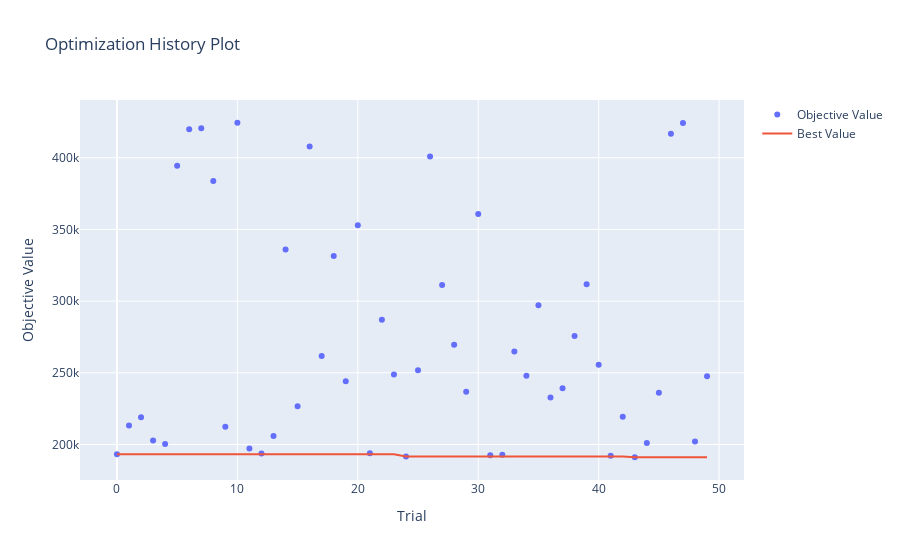
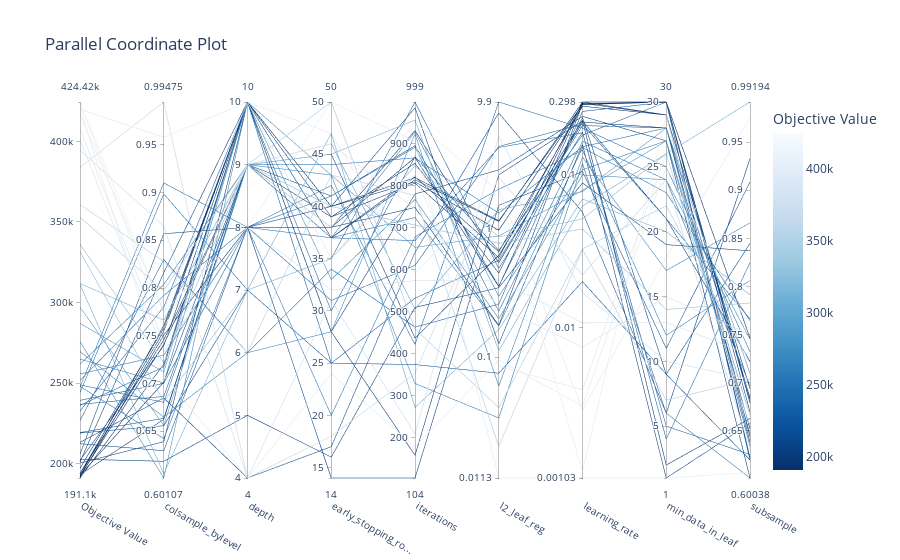
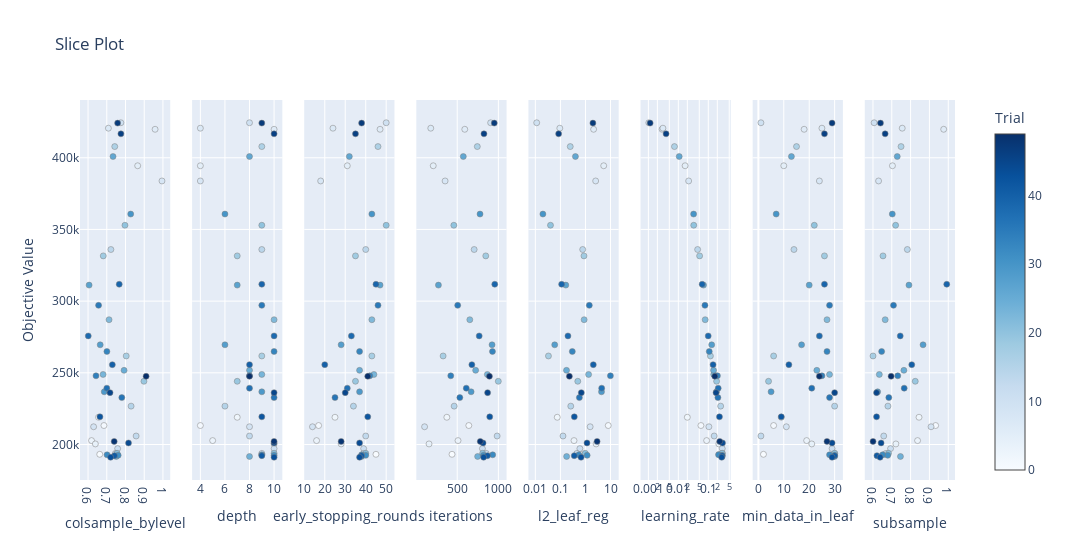

Notebook source saved alongside these figures, in order:
### Code cell
#CATBOOST OPTUNA WITH ONEHOTENCODING
price_column = df['price'] # Store price before dropping categorical columns

# Now, drop the original categorical columns and set X and y
# (The previous concat operation handled this by only taking numeric and one-hot)
# So, X should be the combined numeric and one-hot df
X = df.copy()
# Re-add price column from original df if it was removed
# Assuming price was NOT in `numeric_columns` or `categorical_columns`
# and it was implicitly left out of the `df_numeric` selection.
# If `price` is truly only the target, it shouldn't be in `X`.
if 'price' in X.columns:
    y = X.pop("price") # Extract price as target and remove from features
else:
    # This scenario means 'price' was likely excluded from numeric_columns
    # and not part of categorical_columns. We need to get it from the original df.
    y = pd.read_csv("data/nonull_smalldata.csv")["price"]
    # Adjust X to ensure index alignment with y if `df` (X) was re-created without `price`
    X = df.copy() # X now contains only features

# Align indices just in case
X.reset_index(drop=True, inplace=True)
y.reset_index(drop=True, inplace=True)


print("\nFeatures (X) shape after encoding:", X.shape)
print("Target (y) shape:", y.shape)

# Split data into training, validation, and test sets
X_train, X_temp, y_train, y_temp = train_test_split(X, y, test_size=0.3, random_state=1234)
X_val, X_test, y_val, y_test = train_test_split(X_temp, y_temp, test_size=0.5, random_state=1234)

print("\nData splitting complete.")
print(f"X_train shape: {X_train.shape}, y_train shape: {y_train.shape}")
print(f"X_val shape: {X_val.shape}, y_val shape: {y_val.shape}")
print(f"X_test shape: {X_test.shape}, y_test shape: {y_test.shape}")

# CatBoost's strength is handling categorical features internally.
# However, since you've already One-Hot Encoded them, CatBoost will treat them
# as numerical features. This is perfectly fine, but you won't use CatBoost's
# native categorical handling for these columns.
# If you wanted to use native handling, you would pass `df[categorical_columns]` directly
# and specify `cat_features` indices *before* one-hot encoding.
# For this setup, there are no `cat_features` to pass to Pool, as they are already encoded.
categorical_features_indices = []

# Create CatBoost Pool objects for efficient data handling
train_pool = Pool(X_train, y_train, cat_features=categorical_features_indices)
val_pool = Pool(X_val, y_val, cat_features=categorical_features_indices)
test_pool = Pool(X_test, y_test, cat_features=categorical_features_indices)

print("--- Data Preprocessing Complete ---")

# --- 2. Define the Optuna Objective Function ---
def objective(trial):
    """
    Objective function for Optuna to optimize CatBoost hyperparameters.
    It returns the validation RMSE for a given set of hyperparameters.
    """
    params = {
        "iterations": trial.suggest_int("iterations", 100, 1000),
        "learning_rate": trial.suggest_loguniform("learning_rate", 1e-3, 0.3),
        "depth": trial.suggest_int("depth", 4, 10),
        "l2_leaf_reg": trial.suggest_loguniform("l2_leaf_reg", 1e-2, 10),
        "subsample": trial.suggest_uniform("subsample", 0.6, 1.0),
        "colsample_bylevel": trial.suggest_uniform("colsample_bylevel", 0.6, 1.0),
        "min_data_in_leaf": trial.suggest_int("min_data_in_leaf", 1, 30),
        "loss_function": "RMSE",
        "eval_metric": "RMSE",
        "random_seed": 42,
        "verbose": 0,
        #"od_type": "Iter",
        #"od_wait": trial.suggest_int("od_wait", 10, 50),
        "early_stopping_rounds": trial.suggest_int("early_stopping_rounds", 10, 50),
    }

    model = CatBoostRegressor(**params)

    pruning_callback = optuna.integration.CatBoostPruningCallback(trial, "RMSE")

    try:
        model.fit(
            train_pool,
            eval_set=val_pool,
            early_stopping_rounds=params["early_stopping_rounds"],
            callbacks=[pruning_callback],
            verbose=0
        )
    except optuna.exceptions.TrialPruned:
        raise

    val_predictions = model.predict(X_val)
    rmse = np.sqrt(mean_squared_error(y_val, val_predictions))

    return rmse

# --- 3. Set up and Run Optuna Study ---
if __name__ == "__main__":
    optuna.logging.get_logger("optuna").addHandler(logging.StreamHandler(sys.stdout))

    study = optuna.create_study(
        direction="minimize",
        sampler=optuna.samplers.TPESampler(seed=42),
        pruner=optuna.pruners.MedianPruner(n_warmup_steps=10)
    )

    print("\n--- Starting Optuna optimization ---")
    study.optimize(objective, n_trials=50, timeout=600) # Run 50 trials or for 10 minutes

    print("\n--- Optimization finished ---")
    print(f"Number of finished trials: {len(study.trials)}")
    print(f"Number of pruned trials: {len(study.get_trials(deepcopy=False, states=[optuna.trial.TrialState.PRUNED]))}")

    print("\nBest trial:")
    trial = study.best_trial

    print(f"  Value (RMSE on validation set): {trial.value:.4f}")
    print("  Best Hyperparameters:")
    for key, value in trial.params.items():
        print(f"    {key}: {value}")

    # --- 4. Train the final model with the best hyperparameters ---
    print("\n--- Training final model with best hyperparameters ---")
    best_params = trial.params
    best_params_for_final_model = {k: v for k, v in best_params.items() if k not in ["od_wait", "early_stopping_rounds"]}
    best_params_for_final_model["iterations"] = 10000 # Set a high number, rely on early stopping
    best_params_for_final_model["verbose"] = 100 # Show some progress
    best_params_for_final_model["early_stopping_rounds"] = 50 # Re-add for final training

    final_cat_regressor = CatBoostRegressor(**best_params_for_final_model)

    final_cat_regressor.fit(
        train_pool,
        eval_set=val_pool,
        early_stopping_rounds=best_params_for_final_model["early_stopping_rounds"],
        verbose=best_params_for_final_model["verbose"],
    )

    print(f"Best iteration of final model: {final_cat_regressor.get_best_iteration()}")

    # --- 5. Evaluate the final model on the unseen test set ---
    final_predictions = final_cat_regressor.predict(test_pool)

    final_mse = mean_squared_error(y_test, final_predictions)
    final_rmse = np.sqrt(final_mse)
    final_r2 = r2_score(y_test, final_predictions)

    print(f"\n--- Final Model Performance on Test Set ---")
    print(f"  MSE: {final_mse:.4f}")
    print(f"  RMSE: {final_rmse:.4f}")
    print(f"  R-squared: {final_r2:.4f}")

    # Optionally, visualize the optimization process
    try:
        from optuna.visualization import plot_optimization_history, plot_parallel_coordinate, plot_slice
        print("\n--- Generating Optuna Visualizations (requires plotly and kaleido) ---")
        fig_history = plot_optimization_history(study)
        fig_history.show()

        fig_parallel = plot_parallel_coordinate(study)
        fig_parallel.show()

        fig_slice = plot_slice(study)
        fig_slice.show()
    except ImportError:
        print("\nInstall plotly and kaleido for Optuna visualizations: pip install plotly kaleido")

### Figure 1 — Plotly figure (JSON) as saved in the notebook; plotly's stock layout.template omitted (floating-point values rounded to 4 significant figures)
{"data": [{"mode": "markers", "name": "Objective Value", "type": "scatter", "x": [0, 1, 2, 3, 4, 5, 6, 7, 8, 9, 10, 11, 12, 13, 14, 15, 16, 17, 18, 19, 20, 21, 22, 23, 24, 25, 26, 27, 28, 29, 30, 31, 32, 33, 34, 35, 36, 37, 38, 39, 40, 41, 42, 43, 44, 45, 46, 47, 48, 49], "y": [193200.0, 213200.0, 219000.0, 202700.0, 200400.0, 394400.0, 419900.0, 420600.0, 383800.0, 212400.0, 424400.0, 197100.0, 193800.0, 205900.0, 336000.0, 226800.0, 407800.0, 261700.0, 331600.0, 244100.0, 352900.0, 193900.0, 287000.0, 248900.0, 191700.0, 251700.0, 400900.0, 311200.0, 269500.0, 236800.0, 360700.0, 192400.0, 192800.0, 264900.0, 247900.0, 297100.0, 232700.0, 239300.0, 275700.0, 311800.0, 255700.0, 192200.0, 219300.0, 191100.0, 201100.0, 236200.0, 416700.0, 424200.0, 202100.0, 247600.0]}, {"mode": "lines", "name": "Best Value", "type": "scatter", "x": [0, 1, 2, 3, 4, 5, 6, 7, 8, 9, 10, 11, 12, 13, 14, 15, 16, 17, 18, 19, 20, 21, 22, 23, 24, 25, 26, 27, 28, 29, 30, 31, 32, 33, 34, 35, 36, 37, 38, 39, 40, 41, 42, 43, 44, 45, 46, 47, 48, 49], "y": [193200.0, 193200.0, 193200.0, 193200.0, 193200.0, 193200.0, 193200.0, 193200.0, 193200.0, 193200.0, 193200.0, 193200.0, 193200.0, 193200.0, 193200.0, 193200.0, 193200.0, 193200.0, 193200.0, 193200.0, 193200.0, 193200.0, 193200.0, 193200.0, 191700.0, 191700.0, 191700.0, 191700.0, 191700.0, 191700.0, 191700.0, 191700.0, 191700.0, 191700.0, 191700.0, 191700.0, 191700.0, 191700.0, 191700.0, 191700.0, 191700.0, 191700.0, 191700.0, 191100.0, 191100.0, 191100.0, 191100.0, 191100.0, 191100.0, 191100.0]}, {"marker": {"color": "#cccccc"}, "mode": "markers", "name": "Infeasible Trial", "showlegend": false, "type": "scatter", "x": [], "y": []}], "layout": {"title": {"text": "Optimization History Plot"}, "xaxis": {"title": {"text": "Trial"}}, "yaxis": {"title": {"text": "Objective Value"}}}}

### Figure 2 — Plotly figure (JSON) as saved in the notebook; plotly's stock layout.template omitted (floating-point values rounded to 4 significant figures)
{"data": [{"dimensions": [{"label": "Objective Value", "range": [191100.0, 424400.0], "values": [193200.0, 213200.0, 219000.0, 202700.0, 200400.0, 394400.0, 419900.0, 420600.0, 383800.0, 212400.0, 424400.0, 197100.0, 193800.0, 205900.0, 336000.0, 226800.0, 407800.0, 261700.0, 331600.0, 244100.0, 352900.0, 193900.0, 287000.0, 248900.0, 191700.0, 251700.0, 400900.0, 311200.0, 269500.0, 236800.0, 360700.0, 192400.0, 192800.0, 264900.0, 247900.0, 297100.0, 232700.0, 239300.0, 275700.0, 311800.0, 255700.0, 192200.0, 219300.0, 191100.0, 201100.0, 236200.0, 416700.0, 424200.0, 202100.0, 247600.0]}, {"label": "colsample_bylevel", "range": [0.6011, 0.9948], "values": [0.6624, 0.6849, 0.6558, 0.6186, 0.6391, 0.865, 0.9579, 0.7085, 0.9948, 0.6296, 0.7752, 0.758, 0.7458, 0.8568, 0.722, 0.8297, 0.7425, 0.8038, 0.6811, 0.8985, 0.7971, 0.7548, 0.7121, 0.6802, 0.7507, 0.7923, 0.7333, 0.6056, 0.6648, 0.6865, 0.8278, 0.7608, 0.7013, 0.7006, 0.6423, 0.6562, 0.7802, 0.7001, 0.6011, 0.7664, 0.7297, 0.7409, 0.6635, 0.7204, 0.816, 0.7173, 0.7755, 0.7579, 0.7396, 0.91]}, {"label": "depth", "range": [4, 10], "values": [9, 4, 7, 5, 10, 4, 10, 4, 4, 8, 8, 10, 9, 8, 9, 6, 9, 9, 7, 7, 9, 10, 10, 9, 8, 8, 8, 7, 6, 9, 6, 10, 9, 10, 8, 9, 10, 8, 10, 9, 8, 9, 9, 10, 10, 10, 10, 9, 10, 8]}, {"label": "early_stopping_ro...", "range": [14, 50], "values": [45, 17, 25, 16, 28, 31, 47, 24, 18, 14, 50, 39, 39, 40, 40, 34, 46, 43, 35, 35, 50, 40, 43, 44, 38, 37, 32, 47, 28, 37, 43, 40, 38, 37, 42, 46, 25, 31, 33, 45, 20, 38, 41, 37, 37, 30, 35, 38, 28, 41]}, {"label": "iterations", "range": [104, 999], "values": [437, 641, 374, 510, 158, 209, 592, 179, 353, 104, 906, 806, 853, 985, 706, 463, 744, 329, 847, 999, 459, 809, 653, 866, 748, 724, 574, 272, 923, 669, 777, 819, 931, 928, 422, 506, 532, 610, 767, 956, 678, 867, 895, 821, 814, 869, 825, 950, 780, 891]}, {"label": "l2_leaf_reg", "range": [-1.946, 0.9955], "ticktext": ["0.0113", "0.1", "1", "9.9"], "tickvals": [-1.946, -1, 0, 0.9955], "values": [-0.204, 0.9097, -1.126, -0.4573, 0.4252, 0.728, 0.3254, -1.024, 0.4066, 0.187, -1.946, -0.2225, -0.3439, -0.8966, -0.1103, -0.586, -0.6075, -1.477, -0.0601, -0.3069, -1.396, -0.008178, -0.05291, 0.1255, -0.7519, -0.7562, -0.4006, -0.7845, -1.228, 0.6399, -1.699, 0.06658, -0.2625, -0.5253, 0.9955, 0.1528, -0.2424, 0.6475, -0.6994, -0.9512, 0.313, -0.4481, -0.4455, -0.1758, 0.06083, -0.1658, -1.07, 0.2965, 0.4647, -0.642]}, {"label": "learning_rate", "range": [-2.985, -0.5251], "ticktext": ["0.00103", "0.01", "0.1", "0.298"], "tickvals": [-2.985, -2, -1, -0.5251], "values": [-0.645, -1.246, -1.7, -1.055, -0.6495, -1.773, -2.542, -2.515, -1.656, -0.98, -2.985, -0.5333, -0.5253, -0.8031, -1.356, -0.587, -2.129, -0.9289, -1.289, -0.7224, -1.486, -0.541, -1.104, -0.8178, -0.5379, -0.8237, -1.97, -1.16, -0.8862, -0.7261, -1.49, -0.5421, -0.6563, -0.9681, -0.6958, -1.112, -0.6791, -0.6694, -1.002, -1.206, -0.8411, -0.5362, -0.6271, -0.5526, -0.5251, -0.7413, -2.409, -2.941, -0.6188, -0.7828]}, {"label": "min_data_in_leaf", "range": [1, 30], "values": [2, 6, 9, 19, 21, 10, 18, 25, 24, 11, 1, 29, 30, 1, 14, 30, 15, 6, 26, 4, 22, 30, 27, 28, 30, 23, 13, 20, 17, 5, 7, 30, 28, 27, 25, 28, 28, 21, 24, 26, 12, 30, 9, 29, 29, 30, 26, 29, 27, 24]}, {"label": "subsample", "range": [0.6004, 0.9919], "values": [0.6624, 0.933, 0.8447, 0.837, 0.7218, 0.7035, 0.9758, 0.7555, 0.6298, 0.9085, 0.6061, 0.6934, 0.6692, 0.6573, 0.7827, 0.6796, 0.7492, 0.6004, 0.6533, 0.8247, 0.7204, 0.6828, 0.665, 0.6338, 0.7461, 0.7643, 0.7291, 0.7912, 0.8661, 0.6249, 0.7027, 0.6786, 0.6515, 0.6461, 0.7318, 0.7091, 0.6843, 0.7659, 0.7449, 0.9919, 0.8061, 0.6213, 0.6191, 0.6378, 0.6433, 0.6191, 0.6647, 0.64, 0.6004, 0.6964]}], "labelangle": 30, "labelside": "bottom", "line": {"color": [193200.0, 213200.0, 219000.0, 202700.0, 200400.0, 394400.0, 419900.0, 420600.0, 383800.0, 212400.0, 424400.0, 197100.0, 193800.0, 205900.0, 336000.0, 226800.0, 407800.0, 261700.0, 331600.0, 244100.0, 352900.0, 193900.0, 287000.0, 248900.0, 191700.0, 251700.0, 400900.0, 311200.0, 269500.0, 236800.0, 360700.0, 192400.0, 192800.0, 264900.0, 247900.0, 297100.0, 232700.0, 239300.0, 275700.0, 311800.0, 255700.0, 192200.0, 219300.0, 191100.0, 201100.0, 236200.0, 416700.0, 424200.0, 202100.0, 247600.0], "colorbar": {"title": {"text": "Objective Value"}}, "colorscale": [[0, "rgb(247,251,255)"], [0.125, "rgb(222,235,247)"], [0.25, "rgb(198,219,239)"], [0.375, "rgb(158,202,225)"], [0.5, "rgb(107,174,214)"], [0.625, "rgb(66,146,198)"], [0.75, "rgb(33,113,181)"], [0.875, "rgb(8,81,156)"], [1, "rgb(8,48,107)"]], "reversescale": true, "showscale": true}, "type": "parcoords"}], "layout": {"title": {"text": "Parallel Coordinate Plot"}}}

### Figure 3 — Plotly figure (JSON) as saved in the notebook; plotly's stock layout.template omitted (floating-point values rounded to 4 significant figures)
{"data": [{"marker": {"color": [0, 1, 2, 3, 4, 5, 6, 7, 8, 9, 10, 11, 12, 13, 14, 15, 16, 17, 18, 19, 20, 21, 22, 23, 24, 25, 26, 27, 28, 29, 30, 31, 32, 33, 34, 35, 36, 37, 38, 39, 40, 41, 42, 43, 44, 45, 46, 47, 48, 49], "colorbar": {"title": {"text": "Trial"}, "x": 1, "xpad": 40}, "colorscale": [[0, "rgb(247,251,255)"], [0.125, "rgb(222,235,247)"], [0.25, "rgb(198,219,239)"], [0.375, "rgb(158,202,225)"], [0.5, "rgb(107,174,214)"], [0.625, "rgb(66,146,198)"], [0.75, "rgb(33,113,181)"], [0.875, "rgb(8,81,156)"], [1, "rgb(8,48,107)"]], "line": {"color": "Grey", "width": 0.5}, "showscale": true}, "mode": "markers", "name": "Feasible Trial", "showlegend": false, "type": "scatter", "x": [0.6624, 0.6849, 0.6558, 0.6186, 0.6391, 0.865, 0.9579, 0.7085, 0.9948, 0.6296, 0.7752, 0.758, 0.7458, 0.8568, 0.722, 0.8297, 0.7425, 0.8038, 0.6811, 0.8985, 0.7971, 0.7548, 0.7121, 0.6802, 0.7507, 0.7923, 0.7333, 0.6056, 0.6648, 0.6865, 0.8278, 0.7608, 0.7013, 0.7006, 0.6423, 0.6562, 0.7802, 0.7001, 0.6011, 0.7664, 0.7297, 0.7409, 0.6635, 0.7204, 0.816, 0.7173, 0.7755, 0.7579, 0.7396, 0.91], "xaxis": "x", "y": [193200.0, 213200.0, 219000.0, 202700.0, 200400.0, 394400.0, 419900.0, 420600.0, 383800.0, 212400.0, 424400.0, 197100.0, 193800.0, 205900.0, 336000.0, 226800.0, 407800.0, 261700.0, 331600.0, 244100.0, 352900.0, 193900.0, 287000.0, 248900.0, 191700.0, 251700.0, 400900.0, 311200.0, 269500.0, 236800.0, 360700.0, 192400.0, 192800.0, 264900.0, 247900.0, 297100.0, 232700.0, 239300.0, 275700.0, 311800.0, 255700.0, 192200.0, 219300.0, 191100.0, 201100.0, 236200.0, 416700.0, 424200.0, 202100.0, 247600.0], "yaxis": "y"}, {"marker": {"color": [0, 1, 2, 3, 4, 5, 6, 7, 8, 9, 10, 11, 12, 13, 14, 15, 16, 17, 18, 19, 20, 21, 22, 23, 24, 25, 26, 27, 28, 29, 30, 31, 32, 33, 34, 35, 36, 37, 38, 39, 40, 41, 42, 43, 44, 45, 46, 47, 48, 49], "colorbar": {"title": {"text": "Trial"}, "x": 1, "xpad": 40}, "colorscale": [[0, "rgb(247,251,255)"], [0.125, "rgb(222,235,247)"], [0.25, "rgb(198,219,239)"], [0.375, "rgb(158,202,225)"], [0.5, "rgb(107,174,214)"], [0.625, "rgb(66,146,198)"], [0.75, "rgb(33,113,181)"], [0.875, "rgb(8,81,156)"], [1, "rgb(8,48,107)"]], "line": {"color": "Grey", "width": 0.5}, "showscale": false}, "mode": "markers", "name": "Feasible Trial", "showlegend": false, "type": "scatter", "x": [9, 4, 7, 5, 10, 4, 10, 4, 4, 8, 8, 10, 9, 8, 9, 6, 9, 9, 7, 7, 9, 10, 10, 9, 8, 8, 8, 7, 6, 9, 6, 10, 9, 10, 8, 9, 10, 8, 10, 9, 8, 9, 9, 10, 10, 10, 10, 9, 10, 8], "xaxis": "x2", "y": [193200.0, 213200.0, 219000.0, 202700.0, 200400.0, 394400.0, 419900.0, 420600.0, 383800.0, 212400.0, 424400.0, 197100.0, 193800.0, 205900.0, 336000.0, 226800.0, 407800.0, 261700.0, 331600.0, 244100.0, 352900.0, 193900.0, 287000.0, 248900.0, 191700.0, 251700.0, 400900.0, 311200.0, 269500.0, 236800.0, 360700.0, 192400.0, 192800.0, 264900.0, 247900.0, 297100.0, 232700.0, 239300.0, 275700.0, 311800.0, 255700.0, 192200.0, 219300.0, 191100.0, 201100.0, 236200.0, 416700.0, 424200.0, 202100.0, 247600.0], "yaxis": "y2"}, {"marker": {"color": [0, 1, 2, 3, 4, 5, 6, 7, 8, 9, 10, 11, 12, 13, 14, 15, 16, 17, 18, 19, 20, 21, 22, 23, 24, 25, 26, 27, 28, 29, 30, 31, 32, 33, 34, 35, 36, 37, 38, 39, 40, 41, 42, 43, 44, 45, 46, 47, 48, 49], "colorbar": {"title": {"text": "Trial"}, "x": 1, "xpad": 40}, "colorscale": [[0, "rgb(247,251,255)"], [0.125, "rgb(222,235,247)"], [0.25, "rgb(198,219,239)"], [0.375, "rgb(158,202,225)"], [0.5, "rgb(107,174,214)"], [0.625, "rgb(66,146,198)"], [0.75, "rgb(33,113,181)"], [0.875, "rgb(8,81,156)"], [1, "rgb(8,48,107)"]], "line": {"color": "Grey", "width": 0.5}, "showscale": false}, "mode": "markers", "name": "Feasible Trial", "showlegend": false, "type": "scatter", "x": [45, 17, 25, 16, 28, 31, 47, 24, 18, 14, 50, 39, 39, 40, 40, 34, 46, 43, 35, 35, 50, 40, 43, 44, 38, 37, 32, 47, 28, 37, 43, 40, 38, 37, 42, 46, 25, 31, 33, 45, 20, 38, 41, 37, 37, 30, 35, 38, 28, 41], "xaxis": "x3", "y": [193200.0, 213200.0, 219000.0, 202700.0, 200400.0, 394400.0, 419900.0, 420600.0, 383800.0, 212400.0, 424400.0, 197100.0, 193800.0, 205900.0, 336000.0, 226800.0, 407800.0, 261700.0, 331600.0, 244100.0, 352900.0, 193900.0, 287000.0, 248900.0, 191700.0, 251700.0, 400900.0, 311200.0, 269500.0, 236800.0, 360700.0, 192400.0, 192800.0, 264900.0, 247900.0, 297100.0, 232700.0, 239300.0, 275700.0, 311800.0, 255700.0, 192200.0, 219300.0, 191100.0, 201100.0, 236200.0, 416700.0, 424200.0, 202100.0, 247600.0], "yaxis": "y3"}, {"marker": {"color": [0, 1, 2, 3, 4, 5, 6, 7, 8, 9, 10, 11, 12, 13, 14, 15, 16, 17, 18, 19, 20, 21, 22, 23, 24, 25, 26, 27, 28, 29, 30, 31, 32, 33, 34, 35, 36, 37, 38, 39, 40, 41, 42, 43, 44, 45, 46, 47, 48, 49], "colorbar": {"title": {"text": "Trial"}, "x": 1, "xpad": 40}, "colorscale": [[0, "rgb(247,251,255)"], [0.125, "rgb(222,235,247)"], [0.25, "rgb(198,219,239)"], [0.375, "rgb(158,202,225)"], [0.5, "rgb(107,174,214)"], [0.625, "rgb(66,146,198)"], [0.75, "rgb(33,113,181)"], [0.875, "rgb(8,81,156)"], [1, "rgb(8,48,107)"]], "line": {"color": "Grey", "width": 0.5}, "showscale": false}, "mode": "markers", "name": "Feasible Trial", "showlegend": false, "type": "scatter", "x": [437, 641, 374, 510, 158, 209, 592, 179, 353, 104, 906, 806, 853, 985, 706, 463, 744, 329, 847, 999, 459, 809, 653, 866, 748, 724, 574, 272, 923, 669, 777, 819, 931, 928, 422, 506, 532, 610, 767, 956, 678, 867, 895, 821, 814, 869, 825, 950, 780, 891], "xaxis": "x4", "y": [193200.0, 213200.0, 219000.0, 202700.0, 200400.0, 394400.0, 419900.0, 420600.0, 383800.0, 212400.0, 424400.0, 197100.0, 193800.0, 205900.0, 336000.0, 226800.0, 407800.0, 261700.0, 331600.0, 244100.0, 352900.0, 193900.0, 287000.0, 248900.0, 191700.0, 251700.0, 400900.0, 311200.0, 269500.0, 236800.0, 360700.0, 192400.0, 192800.0, 264900.0, 247900.0, 297100.0, 232700.0, 239300.0, 275700.0, 311800.0, 255700.0, 192200.0, 219300.0, 191100.0, 201100.0, 236200.0, 416700.0, 424200.0, 202100.0, 247600.0], "yaxis": "y4"}, {"marker": {"color": [0, 1, 2, 3, 4, 5, 6, 7, 8, 9, 10, 11, 12, 13, 14, 15, 16, 17, 18, 19, 20, 21, 22, 23, 24, 25, 26, 27, 28, 29, 30, 31, 32, 33, 34, 35, 36, 37, 38, 39, 40, 41, 42, 43, 44, 45, 46, 47, 48, 49], "colorbar": {"title": {"text": "Trial"}, "x": 1, "xpad": 40}, "colorscale": [[0, "rgb(247,251,255)"], [0.125, "rgb(222,235,247)"], [0.25, "rgb(198,219,239)"], [0.375, "rgb(158,202,225)"], [0.5, "rgb(107,174,214)"], [0.625, "rgb(66,146,198)"], [0.75, "rgb(33,113,181)"], [0.875, "rgb(8,81,156)"], [1, "rgb(8,48,107)"]], "line": {"color": "Grey", "width": 0.5}, "showscale": false}, "mode": "markers", "name": "Feasible Trial", "showlegend": false, "type": "scatter", "x": [0.6251, 8.123, 0.07476, 0.3489, 2.662, 5.345, 2.115, 0.09462, 2.55, 1.538, 0.01132, 0.5991, 0.453, 0.1269, 0.7757, 0.2594, 0.2469, 0.03334, 0.8708, 0.4933, 0.04019, 0.9813, 0.8853, 1.335, 0.1771, 0.1753, 0.3976, 0.1642, 0.05921, 4.364, 0.01999, 1.166, 0.5464, 0.2983, 9.897, 1.422, 0.5722, 4.441, 0.1998, 0.1119, 2.056, 0.3564, 0.3585, 0.667, 1.15, 0.6826, 0.08506, 1.979, 2.915, 0.228], "xaxis": "x5", "y": [193200.0, 213200.0, 219000.0, 202700.0, 200400.0, 394400.0, 419900.0, 420600.0, 383800.0, 212400.0, 424400.0, 197100.0, 193800.0, 205900.0, 336000.0, 226800.0, 407800.0, 261700.0, 331600.0, 244100.0, 352900.0, 193900.0, 287000.0, 248900.0, 191700.0, 251700.0, 400900.0, 311200.0, 269500.0, 236800.0, 360700.0, 192400.0, 192800.0, 264900.0, 247900.0, 297100.0, 232700.0, 239300.0, 275700.0, 311800.0, 255700.0, 192200.0, 219300.0, 191100.0, 201100.0, 236200.0, 416700.0, 424200.0, 202100.0, 247600.0], "yaxis": "y5"}, {"marker": {"color": [0, 1, 2, 3, 4, 5, 6, 7, 8, 9, 10, 11, 12, 13, 14, 15, 16, 17, 18, 19, 20, 21, 22, 23, 24, 25, 26, 27, 28, 29, 30, 31, 32, 33, 34, 35, 36, 37, 38, 39, 40, 41, 42, 43, 44, 45, 46, 47, 48, 49], "colorbar": {"title": {"text": "Trial"}, "x": 1, "xpad": 40}, "colorscale": [[0, "rgb(247,251,255)"], [0.125, "rgb(222,235,247)"], [0.25, "rgb(198,219,239)"], [0.375, "rgb(158,202,225)"], [0.5, "rgb(107,174,214)"], [0.625, "rgb(66,146,198)"], [0.75, "rgb(33,113,181)"], [0.875, "rgb(8,81,156)"], [1, "rgb(8,48,107)"]], "line": {"color": "Grey", "width": 0.5}, "showscale": false}, "mode": "markers", "name": "Feasible Trial", "showlegend": false, "type": "scatter", "x": [0.2265, 0.05675, 0.01995, 0.0881, 0.2241, 0.01685, 0.00287, 0.003058, 0.0221, 0.1047, 0.001035, 0.2929, 0.2983, 0.1574, 0.04408, 0.2588, 0.007426, 0.1178, 0.05135, 0.1895, 0.03266, 0.2877, 0.07876, 0.1521, 0.2898, 0.1501, 0.01071, 0.06925, 0.13, 0.1879, 0.03234, 0.287, 0.2207, 0.1076, 0.2015, 0.07731, 0.2094, 0.2141, 0.09945, 0.06228, 0.1442, 0.291, 0.236, 0.2802, 0.2984, 0.1814, 0.003902, 0.001146, 0.2406, 0.1649], "xaxis": "x6", "y": [193200.0, 213200.0, 219000.0, 202700.0, 200400.0, 394400.0, 419900.0, 420600.0, 383800.0, 212400.0, 424400.0, 197100.0, 193800.0, 205900.0, 336000.0, 226800.0, 407800.0, 261700.0, 331600.0, 244100.0, 352900.0, 193900.0, 287000.0, 248900.0, 191700.0, 251700.0, 400900.0, 311200.0, 269500.0, 236800.0, 360700.0, 192400.0, 192800.0, 264900.0, 247900.0, 297100.0, 232700.0, 239300.0, 275700.0, 311800.0, 255700.0, 192200.0, 219300.0, 191100.0, 201100.0, 236200.0, 416700.0, 424200.0, 202100.0, 247600.0], "yaxis": "y6"}, {"marker": {"color": [0, 1, 2, 3, 4, 5, 6, 7, 8, 9, 10, 11, 12, 13, 14, 15, 16, 17, 18, 19, 20, 21, 22, 23, 24, 25, 26, 27, 28, 29, 30, 31, 32, 33, 34, 35, 36, 37, 38, 39, 40, 41, 42, 43, 44, 45, 46, 47, 48, 49], "colorbar": {"title": {"text": "Trial"}, "x": 1, "xpad": 40}, "colorscale": [[0, "rgb(247,251,255)"], [0.125, "rgb(222,235,247)"], [0.25, "rgb(198,219,239)"], [0.375, "rgb(158,202,225)"], [0.5, "rgb(107,174,214)"], [0.625, "rgb(66,146,198)"], [0.75, "rgb(33,113,181)"], [0.875, "rgb(8,81,156)"], [1, "rgb(8,48,107)"]], "line": {"color": "Grey", "width": 0.5}, "showscale": false}, "mode": "markers", "name": "Feasible Trial", "showlegend": false, "type": "scatter", "x": [2, 6, 9, 19, 21, 10, 18, 25, 24, 11, 1, 29, 30, 1, 14, 30, 15, 6, 26, 4, 22, 30, 27, 28, 30, 23, 13, 20, 17, 5, 7, 30, 28, 27, 25, 28, 28, 21, 24, 26, 12, 30, 9, 29, 29, 30, 26, 29, 27, 24], "xaxis": "x7", "y": [193200.0, 213200.0, 219000.0, 202700.0, 200400.0, 394400.0, 419900.0, 420600.0, 383800.0, 212400.0, 424400.0, 197100.0, 193800.0, 205900.0, 336000.0, 226800.0, 407800.0, 261700.0, 331600.0, 244100.0, 352900.0, 193900.0, 287000.0, 248900.0, 191700.0, 251700.0, 400900.0, 311200.0, 269500.0, 236800.0, 360700.0, 192400.0, 192800.0, 264900.0, 247900.0, 297100.0, 232700.0, 239300.0, 275700.0, 311800.0, 255700.0, 192200.0, 219300.0, 191100.0, 201100.0, 236200.0, 416700.0, 424200.0, 202100.0, 247600.0], "yaxis": "y7"}, {"marker": {"color": [0, 1, 2, 3, 4, 5, 6, 7, 8, 9, 10, 11, 12, 13, 14, 15, 16, 17, 18, 19, 20, 21, 22, 23, 24, 25, 26, 27, 28, 29, 30, 31, 32, 33, 34, 35, 36, 37, 38, 39, 40, 41, 42, 43, 44, 45, 46, 47, 48, 49], "colorbar": {"title": {"text": "Trial"}, "x": 1, "xpad": 40}, "colorscale": [[0, "rgb(247,251,255)"], [0.125, "rgb(222,235,247)"], [0.25, "rgb(198,219,239)"], [0.375, "rgb(158,202,225)"], [0.5, "rgb(107,174,214)"], [0.625, "rgb(66,146,198)"], [0.75, "rgb(33,113,181)"], [0.875, "rgb(8,81,156)"], [1, "rgb(8,48,107)"]], "line": {"color": "Grey", "width": 0.5}, "showscale": false}, "mode": "markers", "name": "Feasible Trial", "showlegend": false, "type": "scatter", "x": [0.6624, 0.933, 0.8447, 0.837, 0.7218, 0.7035, 0.9758, 0.7555, 0.6298, 0.9085, 0.6061, 0.6934, 0.6692, 0.6573, 0.7827, 0.6796, 0.7492, 0.6004, 0.6533, 0.8247, 0.7204, 0.6828, 0.665, 0.6338, 0.7461, 0.7643, 0.7291, 0.7912, 0.8661, 0.6249, 0.7027, 0.6786, 0.6515, 0.6461, 0.7318, 0.7091, 0.6843, 0.7659, 0.7449, 0.9919, 0.8061, 0.6213, 0.6191, 0.6378, 0.6433, 0.6191, 0.6647, 0.64, 0.6004, 0.6964], "xaxis": "x8", "y": [193200.0, 213200.0, 219000.0, 202700.0, 200400.0, 394400.0, 419900.0, 420600.0, 383800.0, 212400.0, 424400.0, 197100.0, 193800.0, 205900.0, 336000.0, 226800.0, 407800.0, 261700.0, 331600.0, 244100.0, 352900.0, 193900.0, 287000.0, 248900.0, 191700.0, 251700.0, 400900.0, 311200.0, 269500.0, 236800.0, 360700.0, 192400.0, 192800.0, 264900.0, 247900.0, 297100.0, 232700.0, 239300.0, 275700.0, 311800.0, 255700.0, 192200.0, 219300.0, 191100.0, 201100.0, 236200.0, 416700.0, 424200.0, 202100.0, 247600.0], "yaxis": "y8"}], "layout": {"title": {"text": "Slice Plot"}, "width": 2400, "xaxis": {"anchor": "y", "domain": [0, 0.1031], "title": {"text": "colsample_bylevel"}}, "xaxis2": {"anchor": "y2", "domain": [0.1281, 0.2312], "title": {"text": "depth"}}, "xaxis3": {"anchor": "y3", "domain": [0.2562, 0.3594], "title": {"text": "early_stopping_rounds"}}, "xaxis4": {"anchor": "y4", "domain": [0.3844, 0.4875], "title": {"text": "iterations"}}, "xaxis5": {"anchor": "y5", "domain": [0.5125, 0.6156], "title": {"text": "l2_leaf_reg"}, "type": "log"}, "xaxis6": {"anchor": "y6", "domain": [0.6406, 0.7438], "title": {"text": "learning_rate"}, "type": "log"}, "xaxis7": {"anchor": "y7", "domain": [0.7688, 0.8719], "title": {"text": "min_data_in_leaf"}}, "xaxis8": {"anchor": "y8", "domain": [0.8969, 1], "title": {"text": "subsample"}}, "yaxis": {"anchor": "x", "domain": [0, 1], "title": {"text": "Objective Value"}}, "yaxis2": {"anchor": "x2", "domain": [0, 1], "matches": "y", "showticklabels": false}, "yaxis3": {"anchor": "x3", "domain": [0, 1], "matches": "y", "showticklabels": false}, "yaxis4": {"anchor": "x4", "domain": [0, 1], "matches": "y", "showticklabels": false}, "yaxis5": {"anchor": "x5", "domain": [0, 1], "matches": "y", "showticklabels": false}, "yaxis6": {"anchor": "x6", "domain": [0, 1], "matches": "y", "showticklabels": false}, "yaxis7": {"anchor": "x7", "domain": [0, 1], "matches": "y", "showticklabels": false}, "yaxis8": {"anchor": "x8", "domain": [0, 1], "matches": "y", "showticklabels": false}}}
